Frame 1 (no input): blank canvas, image omitted
Frame 60 (the mouse pressed at the canvas centre just before this capture): blank canvas, image omitted
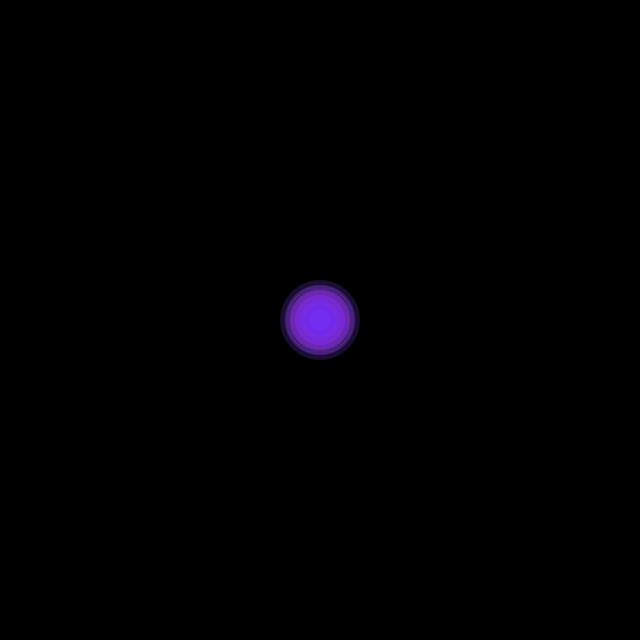
Frame 120 (the mouse held since frame 60 and released just before this capture)

The Processing sketch whose frames 1 and 60 were blank and that drew this single picture after the mouse press (run headless with seeded random() and noise(); from frame 60 on, the mouse is pressed at the canvas centre):

// Processing sketch: processing_76622
// ── processing_76622.pde

float cred = 0;
float cblue = 0;
float cgreen = 0;
float cdistance = 0;
float ctime = 0;
float speed = 100;
float distincrement = 10;

//color stuff
float colorspeed = 50;
float colortime = 0;
float redprob = 0;
float redsign = 1;
float greenprob = 0;
float greensign = 1;
float blueprob = 0;
float bluesign = 1;
int changefactor1 = 10;
int changefactor2 = 25;

//ellipse collection
int maxripples = 40;
int currentripple = 0;
Ripple[] ripples = new Ripple[maxripples];



void setup() {
  size(640, 640);
  noStroke();
  background(0);
  cred = random(255);
  cblue = random(255);
  cgreen = random(255);
}

void draw(){
     if(mousePressed){
        if(millis()>speed+ctime){
 
           ctime = millis();
           if(currentripple>maxripples-1){
             currentripple = 0;
             cdistance = 0; 
           }
           ripples[currentripple] = new Ripple(cred,cblue,cgreen,cdistance);
           cdistance += distincrement;
           for(int i=currentripple;i>0;i--){
              ripples[i].display();
           }
           currentripple++;
           
        }
        if(millis()>colorspeed+colortime){
           colortime = millis();
           if(random(-1,1)<redprob){
              redsign = -1;
           }
           else{
              redsign = 1; 
           }
          if(random(-1,1)<greenprob){
              greensign = -1;
           }
           else{
              greensign = 1; 
           } 
          if(random(-1,1)<blueprob){
              bluesign = -1;
           }
           else{
              bluesign = 1; 
           }  
           cred += (random(changefactor1,changefactor2)*redsign);
           cblue += (random(changefactor1,changefactor2)*bluesign);
           cgreen += (random(changefactor1,changefactor2)*greensign);
           //red control
           if(cred < 50){ redprob = -.5; }
           else if(cred > 200){ redprob = .5; }
           else{ redprob = 0; }
           //green control
           if(cgreen < 50){ greenprob = -.5; }
           else if(cgreen > 200){ greenprob = .5; }
           else{ greenprob = 0; }
           //blue control
           if(cblue < 50){ blueprob = -.5; }
           else if(cblue > 200){ blueprob = .5; }
           else{ blueprob = 0; }
        }
        
           
     } 
}

void mouseReleased(){
     cred = random(255);
     cblue = random(255);
     cgreen = random(255);
     cdistance = 0;
     currentripple = 0;
}

void mouseDragged(){
   cdistance = 10; 
   currentripple = 1;
}

class Ripple{
      float r;
      float g;
      float b;
      float dist;
      float transp;
      
      Ripple(float red,float green, float blue,float distance){
            r = red;
            g = green;
            b = blue;
            dist = distance;
            transp = 50;
      }
      
      void display(){
           fill(r,g,b,transp);
           ellipse(mouseX,mouseY,dist,dist);
      }
      
}
